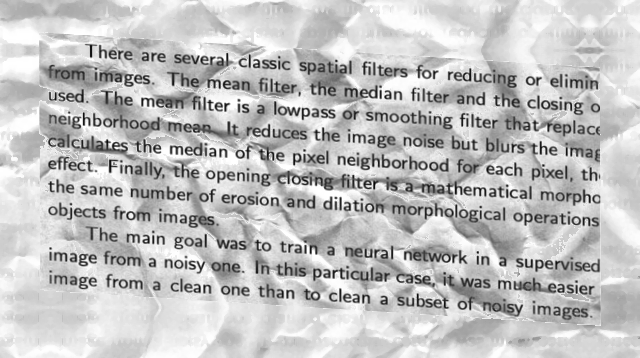
#> input picture 01-DocumentCleanup/noisy_data/0048.png, 640 x 358 px; its folder holds only this picture in this run
$ python clean_noisy.py
#> lines starting #> are read from the running program, lines starting #| are printed output that depends on the picture; after the words box and inside, x2 and y2 are one past the last pixel; in counts of white or black regions, pixels touching at a corner belong together
#> further down, original_image is the input picture: shape (358, 640, 3); min 2, max 255, mean 193.2
#Script feito no windows, para executar só usar Python3
import cv2
import numpy as np
import os
from scipy import ndimage, misc
import matplotlib.pyplot as plt

# ------------------------------------------Funções------------------------------------------
'''
    Função Criada para removar o ruído das imagens
'''
def clean_threshold(img, threshold_blocksize=15, threshold_c=30):
    # Converto a imagem para tons de cinza deixando apenas um canal de cor para ser manipulado
    # pelas operações posteriores:
#> called with threshold_blocksize = 15, threshold_c = 30
    img = cv2.cvtColor(original_image, cv2.COLOR_RGB2GRAY)
    # Janela que passará pela imagem e realizará as algumas das operações correspondentes
    kernel = np.ones((2,2),np.uint8)
    # O primeiro passo é realizar uma limiarização na imagem com a função abaixo, isso que já retira uma grande parte do ruído
    # nessa etapa fiz uma limiarização invertida para transformar o que era preto em branco e branco em preto para facilitar as etapas
    # das transformações morfologização abaixo (que geralmente são aplicadas nesse formato)
    img = cv2.adaptiveThreshold(img,255,cv2.ADAPTIVE_THRESH_GAUSSIAN_C,cv2.THRESH_BINARY_INV,threshold_blocksize,threshold_c)
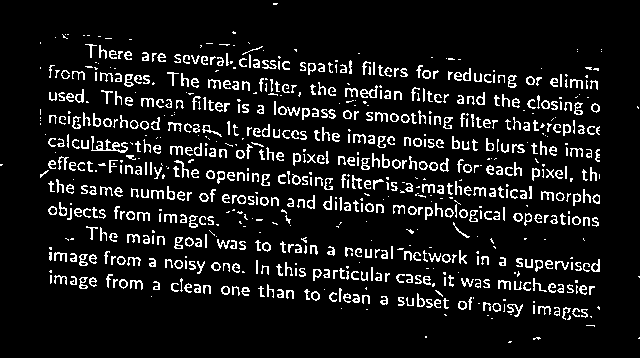
#> img: shape (358, 640); 9.4% white in thin lines or dots
    # Primeiro dilatei as letras para eleminar algum ruído ao seu redor
    img = cv2.dilate(img,kernel,iterations = 1)
#> img: shape (358, 640); 16.3% white; 613 white regions (159 under 20 px), largest, box (x1, y1, x2, y2) and area: (91, 136, 129, 154) 333, (49, 89, 85, 104) 285, (124, 74, 151, 88) 243
    # Depois realizei a operação de fechamento, essa que vai prevenir
    # letras borradas que podem ter acontecido no passo de limiarização
    img = cv2.morphologyEx(img, cv2.MORPH_OPEN, kernel)
#> img: shape (358, 640); 16.3% white; 613 white regions (159 under 20 px), largest, box (x1, y1, x2, y2) and area: (92, 137, 130, 155) 333, (50, 90, 86, 105) 285, (125, 75, 152, 89) 243
    # Finalmente, aplicada essas operações, retornei a letra para sua formação original, seguindo os
    # objetivos propostos e também para o grau de cinza anterior ao passo de limiarização
    img = cv2.erode(img,kernel,iterations = 1)
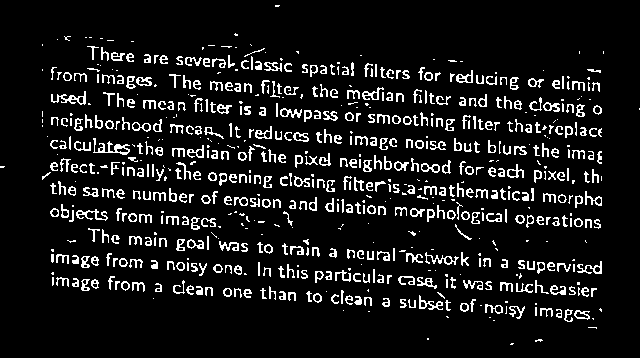
#> img: shape (358, 640); 9.7% white in thin lines or dots
    img = 255 - img
#> img: shape (358, 640); 90.3% white; black in thin lines or dots
    # Retorna-se a imagem para três canais de cores RGB:
    return cv2.cvtColor(img, cv2.COLOR_GRAY2RGB)
#> returned value: shape (358, 640, 3); 90.3% white; black in thin lines or dots

'''
    Função criada para realizar a operação de aumento de brilho nas imagens
'''
def bright_increase(img, m):
    # Deixando o alpha como 1, a única coisa que essa função fará é somar o m em cada pixel e caso o valor passe de
    # 255, retorna-lo para 8 bits
#> called with m = 128
    return cv2.convertScaleAbs(img, alpha = 1, beta = m)
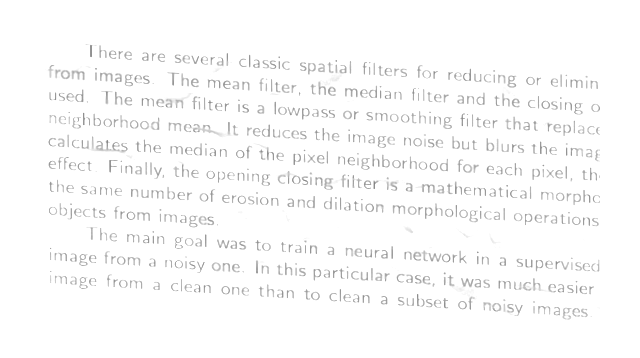
#> returned value: shape (358, 640, 3); min 130, max 255, mean 250.2

'''
    Função criada para realizar a operação de contraste nas imagens
'''
def contrast_increase(img):
    # Corvente-se a imagem para o padrão de cores LAB e depois pega-se
    # cada um de seus canais em variáveis representativas
    lab = cv2.cvtColor(img, cv2.COLOR_BGR2LAB)
#> lab: shape (358, 640, 3); mean of channels 0, 1, 2 250.7, 128, 128
    l, a, b = cv2.split(lab)
#> a: shape (358, 640); every value is 128
    # Realiza-se a equalização do histograma que fará a mudança no contraste da imagem no canal L
    clahe = cv2.createCLAHE(clipLimit=3.0, tileGridSize=(8,8))
    cl = clahe.apply(l)
    # Une-se novamente os canais e converte-se a imagem para RGB antes de retorna-lo ao usuário
    limg = cv2.merge((cl,a,b))
#> limg: shape (358, 640, 3); mean of channels 0, 1, 2 249.2, 128, 128
    return cv2.cvtColor(limg, cv2.COLOR_LAB2BGR)

# ------------------------------------------Script Solicitado------------------------------------------
'''
    Fiz a separação dos resultados em duas pastas distintas, ao qual as imagens nelas por passar por uma mudança
    em seu processamento geraram resultados diferentes que melhoravam umas fotos, mas que geravam drawback em outras,
    logo caberia ver qual deles traria melhor benefício ao modelo
'''
if not os.path.isdir('./clean_data_without_contrast'):
    os.mkdir('clean_data_without_contrast')


if not os.path.isdir('./clean_data_full_preprocessing'):
    os.mkdir('clean_data_full_preprocessing')

for image_name in os.listdir('noisy_data'):
    # Aqui simplesmente carreguei a imagem e transformei ela em cinza, para
    # que fique com apenas um canal de cor, o preto e branco
    original_image = cv2.imread('noisy_data/' + image_name)

    # Agora fiz o primeiro processo que é a remoção do ruído usando apenas limiarização e transformação morfológica
    # salvando esse resultado em seguida
    result_1 = clean_threshold(original_image)
    cv2.imwrite('clean_data_without_contrast/' + image_name, result_1)

    # Em seguida, fiz uma etapa de preparação, aumentando o brilho e contraste da imagem antes de realizar a etapa
    # da remoção de ruído, o objetivo disso é facilitar a limiarização da imagem aumentando a diferenciação entre
    # o texto e o fundo com ruído:
    img = bright_increase(original_image, 128)
    img = contrast_increase(img)
    # Aplicadas essas operações, realizei as outras de igual forma
    result = clean_threshold(img, threshold_blocksize=25, threshold_c=50)
#> call 2 of clean_threshold, with threshold_blocksize = 25, threshold_c = 50
#> in clean_threshold (call 2), `img = cv2.adaptiveThreshold(img,255,cv2.ADAPTIVE_THRESH_GAUSSIAN_C,cv2..`:
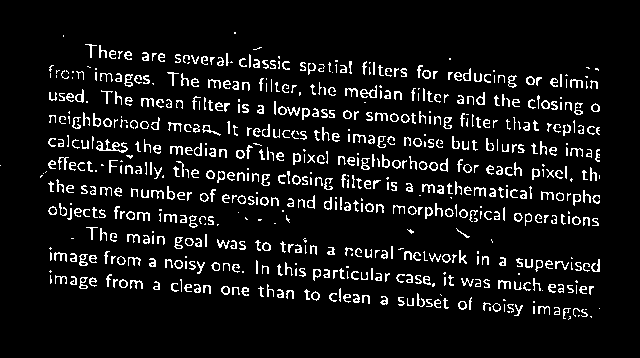
#> img: shape (358, 640); 8% white in thin lines or dots, all inside (x1, y1, x2, y2) = (0, 32, 600, 320)
#> in clean_threshold (call 2), `img = cv2.dilate(img,kernel,iterations = 1)`:
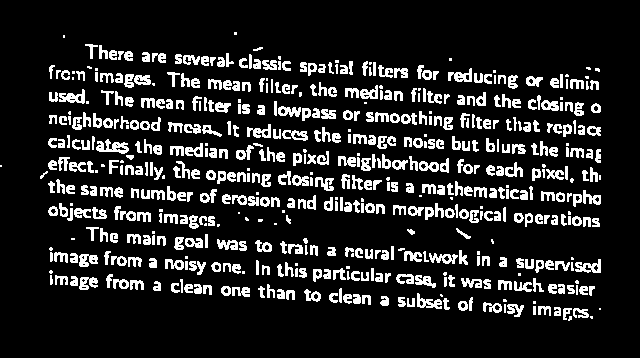
#> img: shape (358, 640); 14.3% white; 568 white regions (86 under 20 px), largest, box (x1, y1, x2, y2) and area: (96, 139, 129, 154) 262, (59, 89, 85, 104) 207, (575, 259, 601, 273) 201
#> in clean_threshold (call 2), `img = cv2.morphologyEx(img, cv2.MORPH_OPEN, kernel)`:
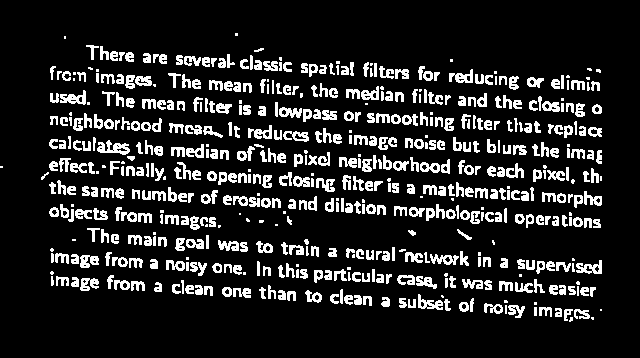
#> img: shape (358, 640); 14.3% white; 568 white regions (86 under 20 px), largest, box (x1, y1, x2, y2) and area: (97, 140, 130, 155) 262, (60, 90, 86, 105) 207, (576, 260, 602, 274) 201
#> in clean_threshold (call 2), `img = cv2.erode(img,kernel,iterations = 1)`:
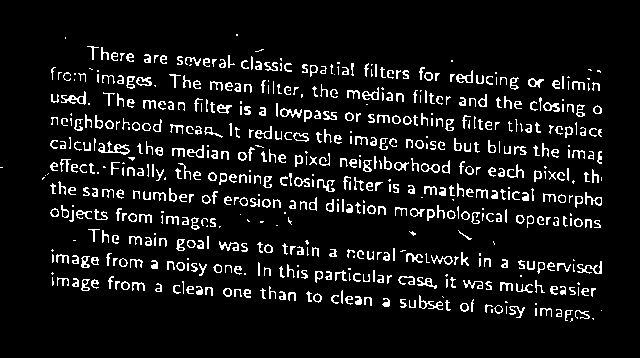
#> img: shape (358, 640); 8.2% white in thin lines or dots, all inside (x1, y1, x2, y2) = (0, 34, 602, 322)
    cv2.imwrite('clean_data_full_preprocessing/' + image_name, result)

$ run again, on 01-DocumentCleanup/noisy_data/104.png
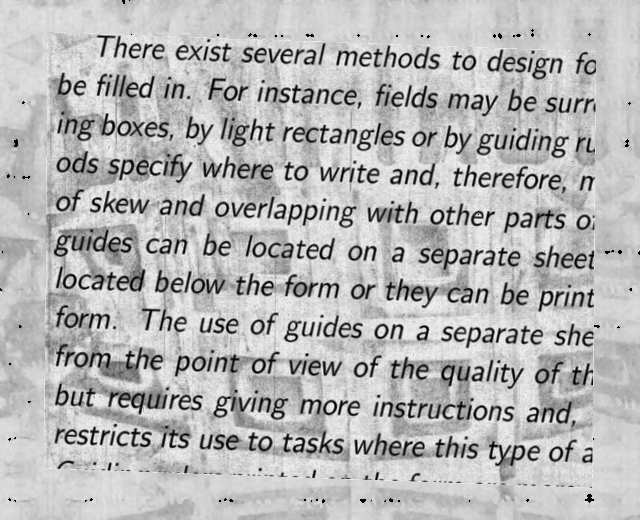
#> input picture 01-DocumentCleanup/noisy_data/104.png, 640 x 520 px
#> original_image is the input picture: shape (520, 640, 3); min 0, max 239, mean 183.1
#> in clean_threshold, `img = cv2.adaptiveThreshold(img,255,cv2.ADAPTIVE_THRESH_GAUSSIAN_C,cv2..`:
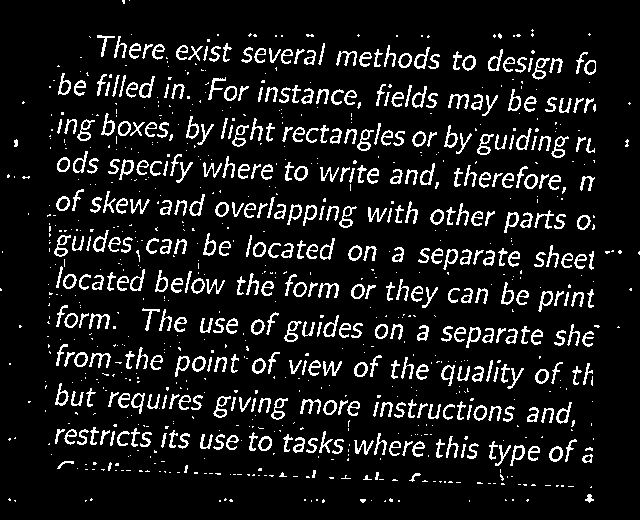
#> img: shape (520, 640); 10.1% white in thin lines or dots
#> lab: shape (520, 640, 3); mean of channels 0, 1, 2 248, 128, 128
#> a: shape (520, 640); every value is 128
#> limg: shape (520, 640, 3); mean of channels 0, 1, 2 246.8, 128, 128
#> in clean_threshold (call 2), `img = cv2.erode(img,kernel,iterations = 1)`:
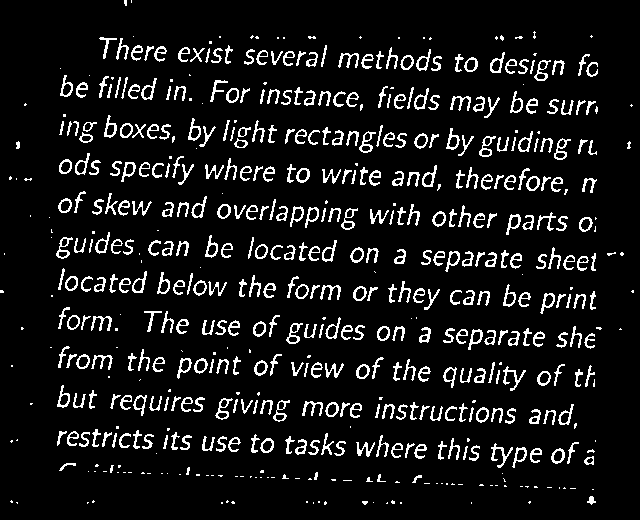
#> img: shape (520, 640); 9.2% white in thin lines or dots

$ run again, on 01-DocumentCleanup/noisy_data/105.png
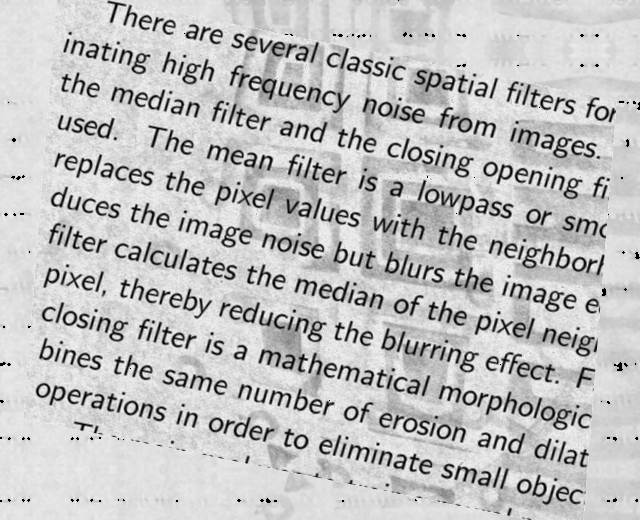
#> input picture 01-DocumentCleanup/noisy_data/105.png, 640 x 520 px
#> original_image is the input picture: shape (520, 640, 3); min 0, max 239, mean 193.2
#> in clean_threshold, `img = cv2.adaptiveThreshold(img,255,cv2.ADAPTIVE_THRESH_GAUSSIAN_C,cv2..`:
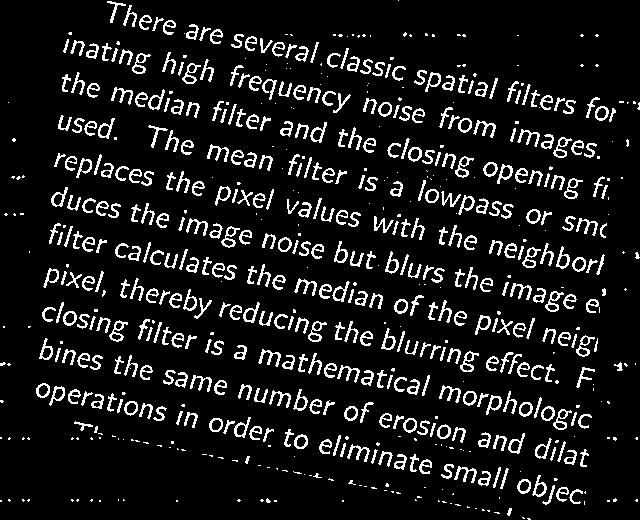
#> img: shape (520, 640); 10.3% white in thin lines or dots
#> lab: shape (520, 640, 3); mean of channels 0, 1, 2 248.1, 128, 128
#> a: shape (520, 640); every value is 128
#> limg: shape (520, 640, 3); mean of channels 0, 1, 2 247, 128, 128
#> in clean_threshold (call 2), `img = cv2.erode(img,kernel,iterations = 1)`:
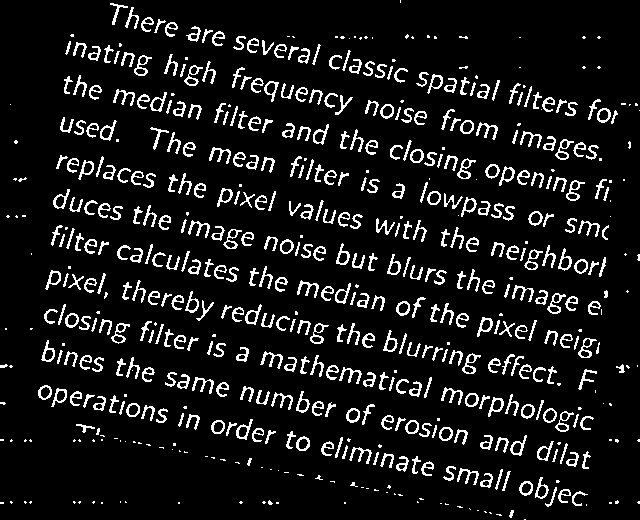
#> img: shape (520, 640); 9.7% white in thin lines or dots

$ run again, on 01-DocumentCleanup/noisy_data/180.png
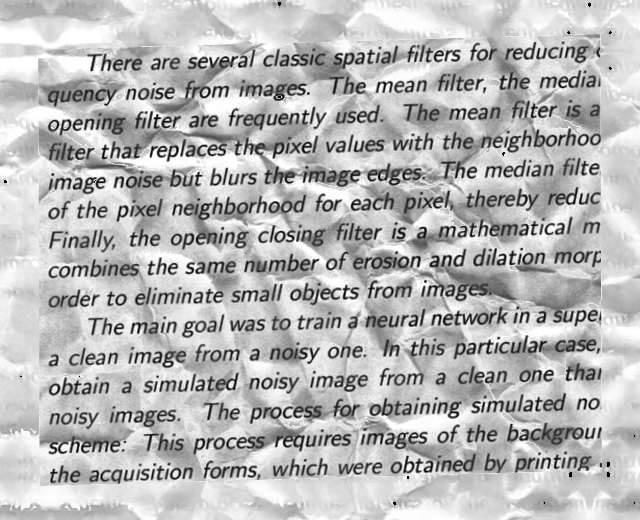
#> input picture 01-DocumentCleanup/noisy_data/180.png, 640 x 520 px
#> original_image is the input picture: shape (520, 640, 3); min 0, max 255, mean 184.8
#> lab: shape (520, 640, 3); mean of channels 0, 1, 2 248.4, 128, 128
#> a: shape (520, 640); every value is 128
#> limg: shape (520, 640, 3); mean of channels 0, 1, 2 246.3, 128, 128
#> in clean_threshold (call 2), `img = cv2.erode(img,kernel,iterations = 1)`:
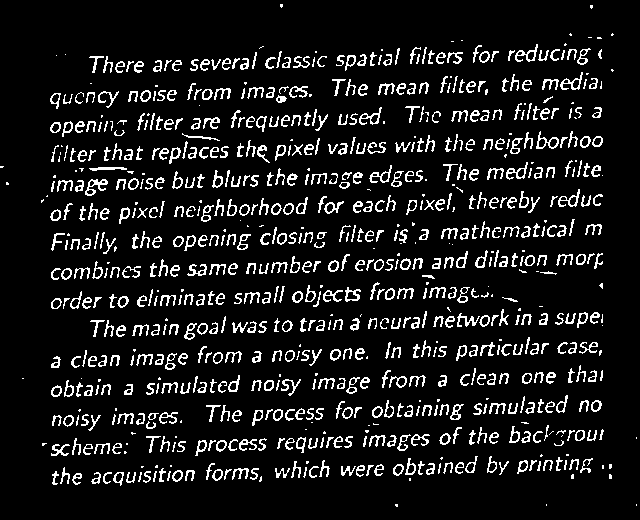
#> img: shape (520, 640); 10.2% white in thin lines or dots
